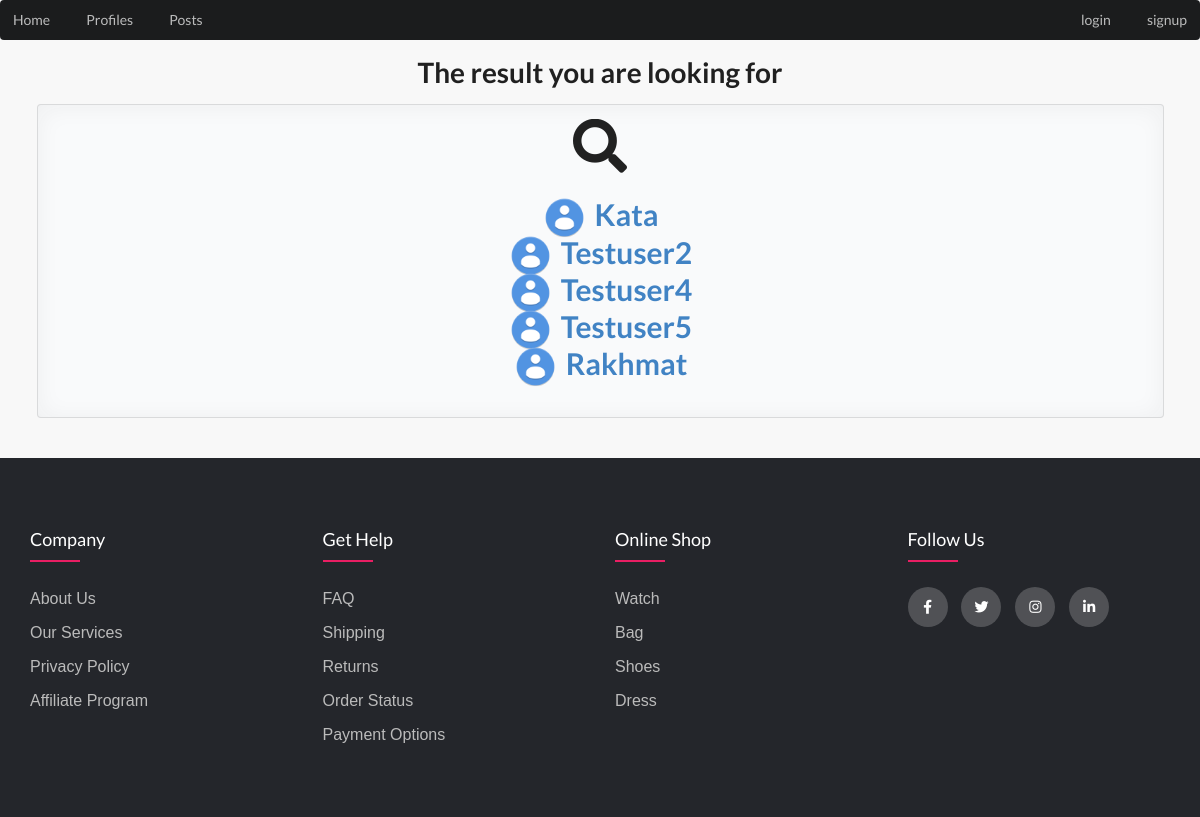
/profiles/search/, run on the app's committed database.
### profiles/models.py (models this page shows, shortened)
class Profile(models.Model):
	first_name = models.CharField(max_length=50)
	last_name = models.CharField(max_length=50, blank=True)
	bio = models.CharField(max_length=100, default="no bio...")
	email = models.EmailField(max_length=100, blank=True)
	avatar = models.ImageField( default='avatar.png', upload_to='avatars/' )
	friends = models.ManyToManyField(User, related_name='friends', blank=True)
	user = models.OneToOneField(User, on_delete=models.CASCADE)
	gender = models.CharField(max_length=6 , choices=GENDER_CHOICES)
	slug = models.SlugField(unique=True, blank=True)
	birth_date = models.DateField(auto_now_add=False, null=True)
	join_date = models.DateTimeField(auto_now_add=True)

### profiles/views.py (the view)
# urls.py: path('search/', views.search, name='search'),
def search(request):
	queryset =  Profile.objects.all()
	query = request.GET.get('q')
	if query:
		queryset = queryset.filter(
		Q(user__username__iexact=query)|
		Q(first_name__icontains=query)).distinct()
	context = {
	'queryset':queryset
	}
	return render(request, 'profiles/search_results.html', context)

### profiles/templates/profiles/search_results.html (shortened to what this page needs)
{% extends 'base.html' %}
{% block content %}
	<center><h1>The result you are looking for</h1>
<div class="ui placeholder segment">
  <div class="ui icon header">
    <i class="search icon"></i>
    	{% if queryset %}
    	{% for obj in queryset %}
    	<br>
       <img  style="margin-top: -0.43em;" class="ui avatar image" src="{{ obj.avatar.url }}">
		<span style="font-size: 30px; padding-bottom: 30px;" ><a href="{% url 'profiles:profile-detail' obj.pk%}">{{ obj.user |title }}</a></span>
       	{% endfor %}
       	{% else %}
       	<h1>Sorry we didn't find anyone </h1><i class="meh icon"></i>
       	{%endif%}
  </div>
</div>
</center>
{% endblock content %}

### static/style.css (style rules this page uses)
body { background: #F8F8F8 !important; }
.ui.segment { padding: 0px 0px; }
body { line-height: 1.5; font-family: 'Poppins', sans-serif; }
* { margin:0; padding:0; box-sizing: border-box; }

### data on the page
Profile: avatar (placeholder picture), user "Kata"
Profile: avatar (placeholder picture), user "Testuser2"
Profile: avatar (placeholder picture), user "Testuser4"
Profile: avatar (placeholder picture), user "Testuser5"
Profile: avatar (placeholder picture), user "Rakhmat"
